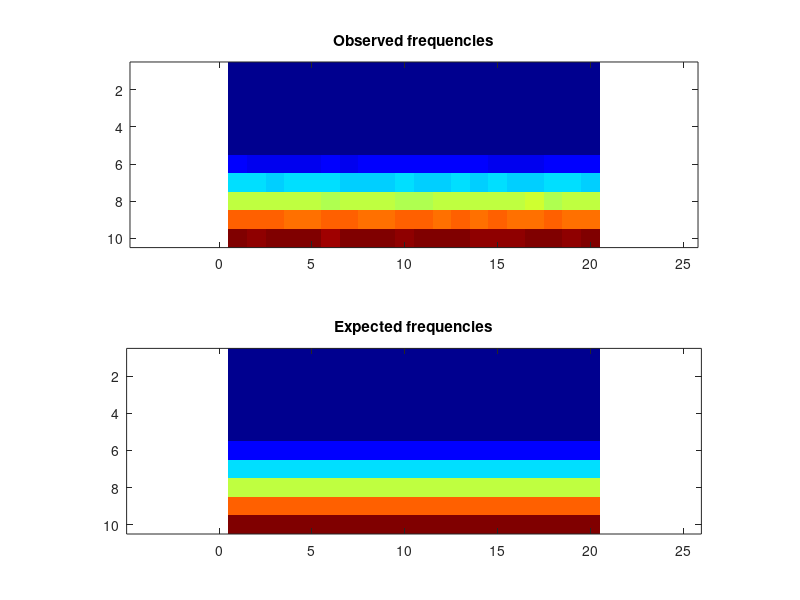

MATLAB code to generate this figure:
obsFrequencies = [ 0, 0, 0, 0, 0, 0, 0, 0, 0, 0, 0, 0, 0, 0, 0, 0, 0, 0, 0, 0; 0, 0, 0, 0, 0, 0, 0, 0, 0, 0, 0, 0, 0, 0, 0, 0, 0, 0, 0, 0; 0, 0, 0, 0, 0, 0, 0, 0, 0, 0, 0, 0, 0, 0, 0, 0, 0, 0, 0, 0; 0, 0, 0, 0, 0, 0, 0, 0, 0, 0, 0, 0, 0, 0, 0, 0, 0, 0, 0, 0; 0, 0, 0, 0, 0, 0, 0, 0, 0, 0, 0, 0, 0, 0, 0, 0, 0, 0, 0, 0; 2013, 1979, 1924, 1978, 1965, 2003, 1987, 2005, 2059, 2068, 2022, 1995, 2020, 2014, 1988, 1954, 1948, 2025, 2022, 2042; 6077, 6108, 5868, 6069, 6040, 6061, 5963, 5982, 5948, 6051, 5850, 5978, 6106, 5958, 5984, 5971, 5978, 6019, 6005, 5869; 10062, 10029, 9996, 10014, 10107, 9905, 10029, 10059, 9998, 9915, 9972, 10063, 10204, 10028, 9979, 10056, 10286, 9829, 10008, 9982; 14166, 14013, 14093, 13941, 13930, 14018, 14172, 13798, 13877, 14160, 14037, 13863, 14156, 13880, 14052, 13952, 13754, 14158, 13841, 13919; 18026, 17942, 17975, 18236, 17962, 17635, 17981, 18065, 17990, 17916, 18107, 18005, 18225, 17918, 17809, 17778, 18158, 18060, 17875, 18140 ];
expFrequencies = [ 0, 0, 0, 0, 0, 0, 0, 0, 0, 0, 0, 0, 0, 0, 0, 0, 0, 0, 0, 0; 0, 0, 0, 0, 0, 0, 0, 0, 0, 0, 0, 0, 0, 0, 0, 0, 0, 0, 0, 0; 0, 0, 0, 0, 0, 0, 0, 0, 0, 0, 0, 0, 0, 0, 0, 0, 0, 0, 0, 0; 0, 0, 0, 0, 0, 0, 0, 0, 0, 0, 0, 0, 0, 0, 0, 0, 0, 0, 0, 0; 0, 0, 0, 0, 0, 0, 0, 0, 0, 0, 0, 0, 0, 0, 0, 0, 0, 0, 0, 0; 2000, 2000, 2000, 2000, 2000, 2000, 2000, 2000, 2000, 2000, 2000, 2000, 2000, 2000, 2000, 2000, 2000, 2000, 2000, 2000; 6000, 6000, 6000, 6000, 6000, 6000, 6000, 6000, 6000, 6000, 6000, 6000, 6000, 6000, 5999.99, 6000, 6000, 5999.99, 6000, 6000; 10000, 10000, 10000, 10000, 10000, 10000, 10000, 10000, 10000, 10000, 10000, 10000, 10000, 10000, 9999.99, 10000, 10000, 9999.99, 10000, 10000; 14000, 14000, 14000, 14000, 14000, 14000, 14000, 14000, 14000, 14000, 14000, 14000, 14000, 14000, 14000, 14000, 14000, 14000, 14000, 14000; 18000, 18000, 18000, 18000, 18000, 18000, 18000, 18000, 18000, 18000, 18000, 18000, 18000, 18000, 18000, 18000, 18000, 18000, 18000, 18000 ];
colormap(jet);
clf; subplot(2,1,1);
imagesc(obsFrequencies);
title('Observed frequencies');
axis equal;
subplot(2,1,2);
imagesc(expFrequencies);
axis equal;
title('Expected frequencies');
